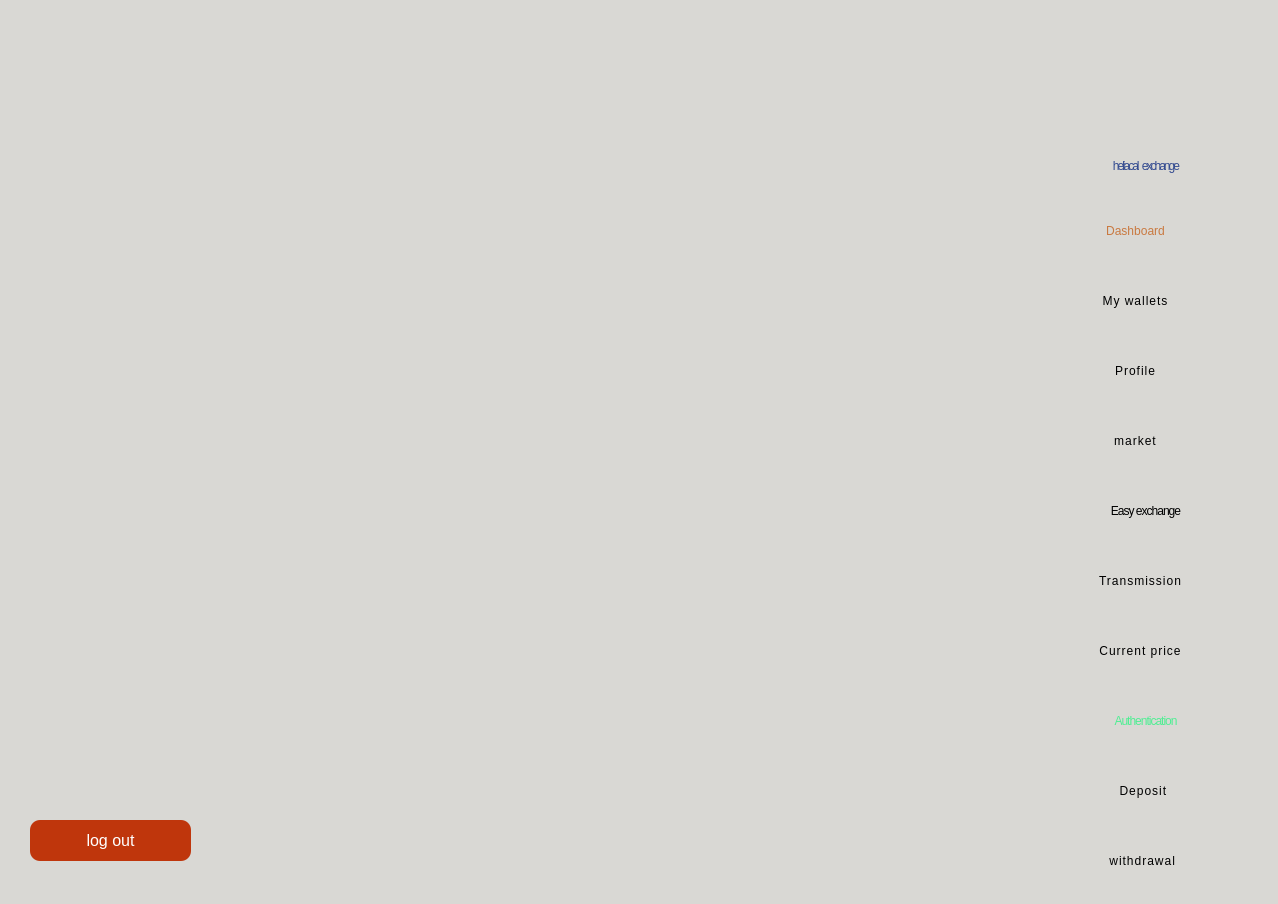
<?xml version="1.0" encoding="UTF-8"?>
<ui version="4.0">
 <class>dashboard</class>
 <widget class="QWidget" name="dashboard">
  <property name="geometry">
   <rect>
    <x>0</x>
    <y>0</y>
    <width>1278</width>
    <height>904</height>
   </rect>
  </property>
  <property name="minimumSize">
   <size>
    <width>1278</width>
    <height>904</height>
   </size>
  </property>
  <property name="maximumSize">
   <size>
    <width>1278</width>
    <height>904</height>
   </size>
  </property>
  <property name="windowTitle">
   <string>HELIACAL EXCHANGE</string>
  </property>
  <property name="styleSheet">
   <string notr="true">background-color:#d9d8d4  ;</string>
  </property>
  <widget class="QWidget" name="widget" native="true">
   <property name="geometry">
    <rect>
     <x>0</x>
     <y>0</y>
     <width>1278</width>
     <height>904</height>
    </rect>
   </property>
   <property name="minimumSize">
    <size>
     <width>1278</width>
     <height>904</height>
    </size>
   </property>
   <property name="maximumSize">
    <size>
     <width>1278</width>
     <height>904</height>
    </size>
   </property>
   <property name="styleSheet">
    <string notr="true">background-color:#d9d8d4  ;</string>
   </property>
   <widget class="QPushButton" name="currentprice_btn">
    <property name="geometry">
     <rect>
      <x>1030</x>
      <y>630</y>
      <width>221</width>
      <height>41</height>
     </rect>
    </property>
    <property name="cursor">
     <cursorShape>PointingHandCursor</cursorShape>
    </property>
    <property name="styleSheet">
     <string notr="true">border:none;
color: rgb(0, 0, 0);
font: 28pt &quot;Bangers&quot;;
letter-spacing: 1px;</string>
    </property>
    <property name="text">
     <string>Current price</string>
    </property>
   </widget>
   <widget class="QPushButton" name="Mywallets_btn">
    <property name="geometry">
     <rect>
      <x>1050</x>
      <y>280</y>
      <width>171</width>
      <height>41</height>
     </rect>
    </property>
    <property name="cursor">
     <cursorShape>PointingHandCursor</cursorShape>
    </property>
    <property name="styleSheet">
     <string notr="true">border:none;
color: rgb(0, 0, 0);
font: 28pt &quot;Bangers&quot;;
letter-spacing: 1px;</string>
    </property>
    <property name="text">
     <string>My wallets</string>
    </property>
   </widget>
   <widget class="QPushButton" name="Dashboard_btn">
    <property name="geometry">
     <rect>
      <x>1040</x>
      <y>210</y>
      <width>191</width>
      <height>41</height>
     </rect>
    </property>
    <property name="cursor">
     <cursorShape>PointingHandCursor</cursorShape>
    </property>
    <property name="styleSheet">
     <string notr="true">border:none;
font: 28pt &quot;Bangers&quot;;
color: #c97940;

</string>
    </property>
    <property name="text">
     <string>Dashboard</string>
    </property>
   </widget>
   <widget class="QPushButton" name="market_btn">
    <property name="geometry">
     <rect>
      <x>1050</x>
      <y>420</y>
      <width>171</width>
      <height>41</height>
     </rect>
    </property>
    <property name="cursor">
     <cursorShape>PointingHandCursor</cursorShape>
    </property>
    <property name="styleSheet">
     <string notr="true">border:none;
color: rgb(0, 0, 0);
font: 28pt &quot;Bangers&quot;;
letter-spacing: 1px;</string>
    </property>
    <property name="text">
     <string>market</string>
    </property>
   </widget>
   <widget class="QLabel" name="label">
    <property name="enabled">
     <bool>true</bool>
    </property>
    <property name="geometry">
     <rect>
      <x>0</x>
      <y>0</y>
      <width>1021</width>
      <height>921</height>
     </rect>
    </property>
    <property name="accessibleDescription">
     <string/>
    </property>
    <property name="styleSheet">
     <string notr="true"/>
    </property>
    <property name="text">
     <string/>
    </property>
    <property name="pixmap">
     <pixmap>image/طرح لوگو برای صرافی به اسم heliacal.png</pixmap>
    </property>
    <property name="scaledContents">
     <bool>true</bool>
    </property>
    <property name="wordWrap">
     <bool>false</bool>
    </property>
    <property name="indent">
     <number>-1</number>
    </property>
   </widget>
   <widget class="QLabel" name="label_2">
    <property name="enabled">
     <bool>false</bool>
    </property>
    <property name="geometry">
     <rect>
      <x>1020</x>
      <y>130</y>
      <width>251</width>
      <height>71</height>
     </rect>
    </property>
    <property name="styleSheet">
     <string notr="true">           border: none;  
color: #344b90;
background-color: #d9d8d4;
font: 22pt &quot;Rubik Wet Paint&quot;;
letter-spacing: -2px;
word-spacing: 3px;
</string>
    </property>
    <property name="text">
     <string>heliacal exchange</string>
    </property>
    <property name="alignment">
     <set>Qt::AlignmentFlag::AlignCenter</set>
    </property>
   </widget>
   <widget class="QLabel" name="label_3">
    <property name="enabled">
     <bool>true</bool>
    </property>
    <property name="geometry">
     <rect>
      <x>1020</x>
      <y>0</y>
      <width>251</width>
      <height>151</height>
     </rect>
    </property>
    <property name="text">
     <string/>
    </property>
    <property name="pixmap">
     <pixmap>E:/Downloads/logo for a currency exchange named heliacal (1).png</pixmap>
    </property>
    <property name="scaledContents">
     <bool>true</bool>
    </property>
    <property name="indent">
     <number>-6</number>
    </property>
   </widget>
   <widget class="QPushButton" name="easyexchange_btn">
    <property name="geometry">
     <rect>
      <x>1040</x>
      <y>490</y>
      <width>211</width>
      <height>41</height>
     </rect>
    </property>
    <property name="cursor">
     <cursorShape>PointingHandCursor</cursorShape>
    </property>
    <property name="styleSheet">
     <string notr="true">border:none;
color: rgb(0, 0, 0);
font: 28pt &quot;Bangers&quot;;
letter-spacing: -1px;</string>
    </property>
    <property name="text">
     <string>Easy exchange</string>
    </property>
   </widget>
   <widget class="QTextEdit" name="textEdit">
    <property name="enabled">
     <bool>false</bool>
    </property>
    <property name="geometry">
     <rect>
      <x>60</x>
      <y>790</y>
      <width>104</width>
      <height>51</height>
     </rect>
    </property>
   </widget>
   <widget class="QPushButton" name="Transmission_btn">
    <property name="geometry">
     <rect>
      <x>1030</x>
      <y>560</y>
      <width>221</width>
      <height>41</height>
     </rect>
    </property>
    <property name="cursor">
     <cursorShape>PointingHandCursor</cursorShape>
    </property>
    <property name="styleSheet">
     <string notr="true">border:none;
color: rgb(0, 0, 0);
font: 28pt &quot;Bangers&quot;;
letter-spacing: 1px;</string>
    </property>
    <property name="text">
     <string>Transmission</string>
    </property>
   </widget>
   <widget class="QPushButton" name="Profile_btn">
    <property name="geometry">
     <rect>
      <x>1030</x>
      <y>350</y>
      <width>211</width>
      <height>41</height>
     </rect>
    </property>
    <property name="cursor">
     <cursorShape>PointingHandCursor</cursorShape>
    </property>
    <property name="styleSheet">
     <string notr="true">border:none;
color: rgb(0, 0, 0);
font: 28pt &quot;Bangers&quot;;
letter-spacing: 1px;</string>
    </property>
    <property name="text">
     <string>Profile</string>
    </property>
   </widget>
   <widget class="QPushButton" name="Authentication_btn">
    <property name="geometry">
     <rect>
      <x>1030</x>
      <y>700</y>
      <width>231</width>
      <height>41</height>
     </rect>
    </property>
    <property name="cursor">
     <cursorShape>PointingHandCursor</cursorShape>
    </property>
    <property name="styleSheet">
     <string notr="true">border:none;
color: #4fee93;
font: 28pt &quot;Bangers&quot;;
letter-spacing: -1px;</string>
    </property>
    <property name="text">
     <string>Authentication</string>
    </property>
   </widget>
   <widget class="QPushButton" name="backButton">
    <property name="enabled">
     <bool>true</bool>
    </property>
    <property name="geometry">
     <rect>
      <x>30</x>
      <y>820</y>
      <width>161</width>
      <height>41</height>
     </rect>
    </property>
    <property name="cursor">
     <cursorShape>PointingHandCursor</cursorShape>
    </property>
    <property name="styleSheet">
     <string notr="true">          background-color: #BF360C;
            color: white;
            border-radius: 10px;
            font-size: 16px;
           border: none;  </string>
    </property>
    <property name="text">
     <string>log out</string>
    </property>
   </widget>
   <widget class="QPushButton" name="Settings_btn">
    <property name="geometry">
     <rect>
      <x>1060</x>
      <y>770</y>
      <width>171</width>
      <height>41</height>
     </rect>
    </property>
    <property name="cursor">
     <cursorShape>PointingHandCursor</cursorShape>
    </property>
    <property name="styleSheet">
     <string notr="true">border:none;
color: rgb(0, 0, 0);
font: 28pt &quot;Bangers&quot;;
letter-spacing: 1px;</string>
    </property>
    <property name="text">
     <string>Deposit </string>
    </property>
   </widget>
   <widget class="QPushButton" name="Settings_btn_2">
    <property name="geometry">
     <rect>
      <x>1040</x>
      <y>840</y>
      <width>201</width>
      <height>41</height>
     </rect>
    </property>
    <property name="cursor">
     <cursorShape>PointingHandCursor</cursorShape>
    </property>
    <property name="styleSheet">
     <string notr="true">border:none;
color: rgb(0, 0, 0);
font: 28pt &quot;Bangers&quot;;
letter-spacing: 1px;</string>
    </property>
    <property name="text">
     <string> withdrawal</string>
    </property>
   </widget>
   <zorder>textEdit</zorder>
   <zorder>currentprice_btn</zorder>
   <zorder>Mywallets_btn</zorder>
   <zorder>Dashboard_btn</zorder>
   <zorder>market_btn</zorder>
   <zorder>label_2</zorder>
   <zorder>label_3</zorder>
   <zorder>easyexchange_btn</zorder>
   <zorder>label</zorder>
   <zorder>Transmission_btn</zorder>
   <zorder>Profile_btn</zorder>
   <zorder>Authentication_btn</zorder>
   <zorder>backButton</zorder>
   <zorder>Settings_btn</zorder>
   <zorder>Settings_btn_2</zorder>
  </widget>
 </widget>
 <resources/>
 <connections/>
</ui>
